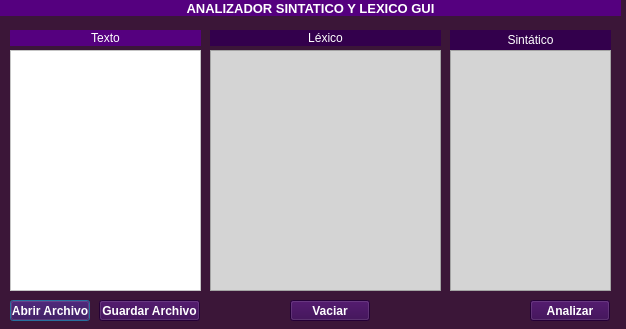
<?xml version="1.0" encoding="UTF-8"?>
<ui version="4.0">
 <class>Dialog</class>
 <widget class="QDialog" name="Dialog">
  <property name="geometry">
   <rect>
    <x>0</x>
    <y>0</y>
    <width>626</width>
    <height>329</height>
   </rect>
  </property>
  <property name="windowTitle">
   <string>Dialog</string>
  </property>
  <property name="styleSheet">
   <string notr="true">background-color: rgb(59, 22, 56);</string>
  </property>
  <widget class="QLabel" name="label">
   <property name="geometry">
    <rect>
     <x>0</x>
     <y>0</y>
     <width>621</width>
     <height>16</height>
    </rect>
   </property>
   <property name="font">
    <font>
     <pointsize>10</pointsize>
     <weight>75</weight>
     <bold>true</bold>
    </font>
   </property>
   <property name="styleSheet">
    <string notr="true">background-color: rgb(85, 0, 127);
color: rgb(255, 255, 255);</string>
   </property>
   <property name="text">
    <string>ANALIZADOR SINTATICO Y LEXICO GUI</string>
   </property>
   <property name="alignment">
    <set>Qt::AlignCenter</set>
   </property>
  </widget>
  <widget class="QTextEdit" name="textEdit">
   <property name="geometry">
    <rect>
     <x>10</x>
     <y>50</y>
     <width>191</width>
     <height>241</height>
    </rect>
   </property>
   <property name="styleSheet">
    <string notr="true">background-color: rgb(255, 255, 255);</string>
   </property>
  </widget>
  <widget class="QTextEdit" name="textEdit_2">
   <property name="enabled">
    <bool>false</bool>
   </property>
   <property name="geometry">
    <rect>
     <x>210</x>
     <y>50</y>
     <width>231</width>
     <height>241</height>
    </rect>
   </property>
   <property name="styleSheet">
    <string notr="true">background-color: rgb(212, 212, 212);</string>
   </property>
  </widget>
  <widget class="QTextEdit" name="textEdit_3">
   <property name="enabled">
    <bool>false</bool>
   </property>
   <property name="geometry">
    <rect>
     <x>450</x>
     <y>50</y>
     <width>161</width>
     <height>241</height>
    </rect>
   </property>
   <property name="styleSheet">
    <string notr="true">background-color: rgb(212, 212, 212);</string>
   </property>
  </widget>
  <widget class="QPushButton" name="pushButton">
   <property name="geometry">
    <rect>
     <x>10</x>
     <y>300</y>
     <width>80</width>
     <height>21</height>
    </rect>
   </property>
   <property name="font">
    <font>
     <weight>75</weight>
     <bold>true</bold>
    </font>
   </property>
   <property name="autoFillBackground">
    <bool>false</bool>
   </property>
   <property name="styleSheet">
    <string notr="true">background-color: rgb(51, 0, 76);
color: rgb(255, 255, 255);</string>
   </property>
   <property name="text">
    <string>Abrir Archivo</string>
   </property>
  </widget>
  <widget class="QPushButton" name="pushButton_2">
   <property name="geometry">
    <rect>
     <x>530</x>
     <y>300</y>
     <width>80</width>
     <height>21</height>
    </rect>
   </property>
   <property name="font">
    <font>
     <weight>75</weight>
     <bold>true</bold>
    </font>
   </property>
   <property name="autoFillBackground">
    <bool>false</bool>
   </property>
   <property name="styleSheet">
    <string notr="true">background-color: rgb(51, 0, 76);
color: rgb(255, 255, 255);</string>
   </property>
   <property name="text">
    <string>Analizar</string>
   </property>
  </widget>
  <widget class="QLabel" name="label_2">
   <property name="geometry">
    <rect>
     <x>10</x>
     <y>30</y>
     <width>191</width>
     <height>16</height>
    </rect>
   </property>
   <property name="styleSheet">
    <string notr="true">color: rgb(255, 255, 255);
background-color: rgb(85, 0, 127);</string>
   </property>
   <property name="text">
    <string>Texto</string>
   </property>
   <property name="alignment">
    <set>Qt::AlignCenter</set>
   </property>
  </widget>
  <widget class="QLabel" name="label_3">
   <property name="geometry">
    <rect>
     <x>210</x>
     <y>30</y>
     <width>231</width>
     <height>16</height>
    </rect>
   </property>
   <property name="styleSheet">
    <string notr="true">color: rgb(255, 255, 255);
background-color: rgb(51, 0, 76);</string>
   </property>
   <property name="text">
    <string>Léxico</string>
   </property>
   <property name="alignment">
    <set>Qt::AlignCenter</set>
   </property>
  </widget>
  <widget class="QLabel" name="label_4">
   <property name="geometry">
    <rect>
     <x>450</x>
     <y>30</y>
     <width>161</width>
     <height>20</height>
    </rect>
   </property>
   <property name="styleSheet">
    <string notr="true">color: rgb(255, 255, 255);
background-color: rgb(51, 0, 76);</string>
   </property>
   <property name="text">
    <string>Sintático</string>
   </property>
   <property name="alignment">
    <set>Qt::AlignCenter</set>
   </property>
  </widget>
  <widget class="QPushButton" name="pushButton_3">
   <property name="geometry">
    <rect>
     <x>290</x>
     <y>300</y>
     <width>80</width>
     <height>21</height>
    </rect>
   </property>
   <property name="font">
    <font>
     <weight>75</weight>
     <bold>true</bold>
    </font>
   </property>
   <property name="autoFillBackground">
    <bool>false</bool>
   </property>
   <property name="styleSheet">
    <string notr="true">background-color: rgb(51, 0, 76);
color: rgb(255, 255, 255);</string>
   </property>
   <property name="text">
    <string>Vaciar</string>
   </property>
  </widget>
  <widget class="QPushButton" name="pushButton_4">
   <property name="geometry">
    <rect>
     <x>99</x>
     <y>300</y>
     <width>101</width>
     <height>21</height>
    </rect>
   </property>
   <property name="font">
    <font>
     <weight>75</weight>
     <bold>true</bold>
    </font>
   </property>
   <property name="autoFillBackground">
    <bool>false</bool>
   </property>
   <property name="styleSheet">
    <string notr="true">background-color: rgb(51, 0, 76);
color: rgb(255, 255, 255);</string>
   </property>
   <property name="text">
    <string>Guardar Archivo</string>
   </property>
  </widget>
 </widget>
 <resources/>
 <connections/>
</ui>
